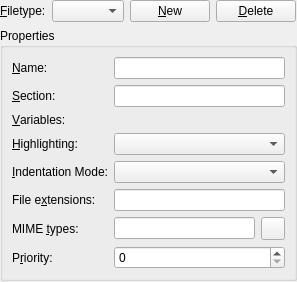
<?xml version="1.0" encoding="UTF-8"?>
<ui version="4.0">
 <class>FileTypeConfigWidget</class>
 <widget class="QWidget" name="FileTypeConfigWidget">
  <layout class="QVBoxLayout">
   <property name="margin">
    <number>0</number>
   </property>
   <item>
    <layout class="QHBoxLayout">
     <item>
      <widget class="QLabel" name="lblFiletype">
       <property name="text">
        <string>&amp;Filetype:</string>
       </property>
       <property name="buddy">
        <cstring>cmbFiletypes</cstring>
       </property>
      </widget>
     </item>
     <item>
      <widget class="KComboBox" name="cmbFiletypes">
       <property name="whatsThis">
        <string>Select the filetype you want to change.</string>
       </property>
      </widget>
     </item>
     <item>
      <widget class="QPushButton" name="btnNew">
       <property name="whatsThis">
        <string>Create a new file type.</string>
       </property>
       <property name="text">
        <string>&amp;New</string>
       </property>
      </widget>
     </item>
     <item>
      <widget class="QPushButton" name="btnDelete">
       <property name="whatsThis">
        <string>Delete the current file type.</string>
       </property>
       <property name="text">
        <string>&amp;Delete</string>
       </property>
      </widget>
     </item>
     <item>
      <spacer>
       <property name="orientation">
        <enum>Qt::Horizontal</enum>
       </property>
       <property name="sizeHint" stdset="0">
        <size>
         <width>1</width>
         <height>0</height>
        </size>
       </property>
      </spacer>
     </item>
    </layout>
   </item>
   <item>
    <widget class="QGroupBox" name="gbProperties">
     <property name="title">
      <string>Properties</string>
     </property>
     <layout class="QFormLayout" name="formLayout">
      <item row="0" column="0">
       <widget class="QLabel" name="lblName">
        <property name="text">
         <string>&amp;Name:</string>
        </property>
        <property name="buddy">
         <cstring>edtName</cstring>
        </property>
       </widget>
      </item>
      <item row="0" column="1">
       <widget class="KLineEdit" name="edtName">
        <property name="whatsThis">
         <string>The name of the filetype will be the text of the corresponding menu item.</string>
        </property>
       </widget>
      </item>
      <item row="1" column="0">
       <widget class="QLabel" name="lblSection">
        <property name="text">
         <string>&amp;Section:</string>
        </property>
        <property name="buddy">
         <cstring>edtSection</cstring>
        </property>
       </widget>
      </item>
      <item row="1" column="1">
       <widget class="KLineEdit" name="edtSection">
        <property name="whatsThis">
         <string>The section name is used to organize the file types in menus.</string>
        </property>
       </widget>
      </item>
      <item row="2" column="0">
       <widget class="QLabel" name="lblVariables">
        <property name="text">
         <string>&amp;Variables:</string>
        </property>
        <property name="buddy">
         <cstring>edtVariables</cstring>
        </property>
       </widget>
      </item>
      <item row="2" column="1">
       <widget class="VariableLineEdit" name="edtVariables" native="true">
        <property name="whatsThis">
         <string>&lt;p&gt;This string allows to configure Kate's settings for the files selected by this mimetype using Kate variables. Almost any configuration option can be set, such as highlight, indent-mode, encoding, etc.&lt;/p&gt;&lt;p&gt;For a full list of known variables, see the manual.&lt;/p&gt;</string>
        </property>
       </widget>
      </item>
      <item row="3" column="0">
       <widget class="QLabel" name="lblHl">
        <property name="text">
         <string>&amp;Highlighting:</string>
        </property>
        <property name="buddy">
         <cstring>cmbHl</cstring>
        </property>
       </widget>
      </item>
      <item row="3" column="1">
       <widget class="KComboBox" name="cmbHl"/>
      </item>
      <item row="4" column="0">
       <widget class="QLabel" name="lblIndenter">
        <property name="text">
         <string>&amp;Indentation Mode:</string>
        </property>
        <property name="buddy">
         <cstring>cmbIndenter</cstring>
        </property>
       </widget>
      </item>
      <item row="4" column="1">
       <widget class="KComboBox" name="cmbIndenter"/>
      </item>
      <item row="5" column="0">
       <widget class="QLabel" name="lblExtensions">
        <property name="text">
         <string>File e&amp;xtensions:</string>
        </property>
        <property name="buddy">
         <cstring>edtFileExtensions</cstring>
        </property>
       </widget>
      </item>
      <item row="5" column="1">
       <widget class="KLineEdit" name="edtFileExtensions">
        <property name="whatsThis">
         <string>The wildcards mask allows to select files by filename. A typical mask uses an asterisk and the file extension, for example &lt;code&gt;*.txt; *.text&lt;/code&gt;. The string is a semicolon-separated list of masks.</string>
        </property>
       </widget>
      </item>
      <item row="6" column="0">
       <widget class="QLabel" name="lblMimeTypes">
        <property name="text">
         <string>MIME &amp;types:</string>
        </property>
        <property name="buddy">
         <cstring>edtMimeTypes</cstring>
        </property>
       </widget>
      </item>
      <item row="6" column="1">
       <layout class="QHBoxLayout">
        <property name="margin">
         <number>0</number>
        </property>
        <item>
         <widget class="KLineEdit" name="edtMimeTypes">
          <property name="whatsThis">
           <string>The mime type mask allows to select files by mimetype. The string is a semicolon-separated list of mimetypes, for example &lt;code&gt;text/plain; text/english&lt;/code&gt;.</string>
          </property>
         </widget>
        </item>
        <item>
         <widget class="QToolButton" name="btnMimeTypes">
          <property name="whatsThis">
           <string>Displays a wizard that helps you easily select mimetypes.</string>
          </property>
         </widget>
        </item>
       </layout>
      </item>
      <item row="7" column="0">
       <widget class="QLabel" name="lblPriority">
        <property name="text">
         <string>P&amp;riority:</string>
        </property>
        <property name="buddy">
         <cstring>sbPriority</cstring>
        </property>
       </widget>
      </item>
      <item row="7" column="1">
       <widget class="KIntSpinBox" name="sbPriority">
        <property name="whatsThis">
         <string>Sets priority for this file type. If more than one file type selects the same file, the one with the highest priority will be used.</string>
        </property>
       </widget>
      </item>
     </layout>
    </widget>
   </item>
   <item>
    <spacer>
     <property name="orientation">
      <enum>Qt::Vertical</enum>
     </property>
     <property name="sizeHint" stdset="0">
      <size>
       <width>0</width>
       <height>1</height>
      </size>
     </property>
    </spacer>
   </item>
  </layout>
 </widget>
 <customwidgets>
  <customwidget>
   <class>KIntSpinBox</class>
   <extends>QSpinBox</extends>
   <header>knuminput.h</header>
  </customwidget>
  <customwidget>
   <class>KLineEdit</class>
   <extends>QLineEdit</extends>
   <header>klineedit.h</header>
  </customwidget>
  <customwidget>
   <class>KComboBox</class>
   <extends>QComboBox</extends>
   <header>kcombobox.h</header>
  </customwidget>
  <customwidget>
   <class>VariableLineEdit</class>
   <extends></extends>
   <header>variablelineedit.h</header>
  </customwidget>
 </customwidgets>
 <resources/>
 <connections/>
</ui>
